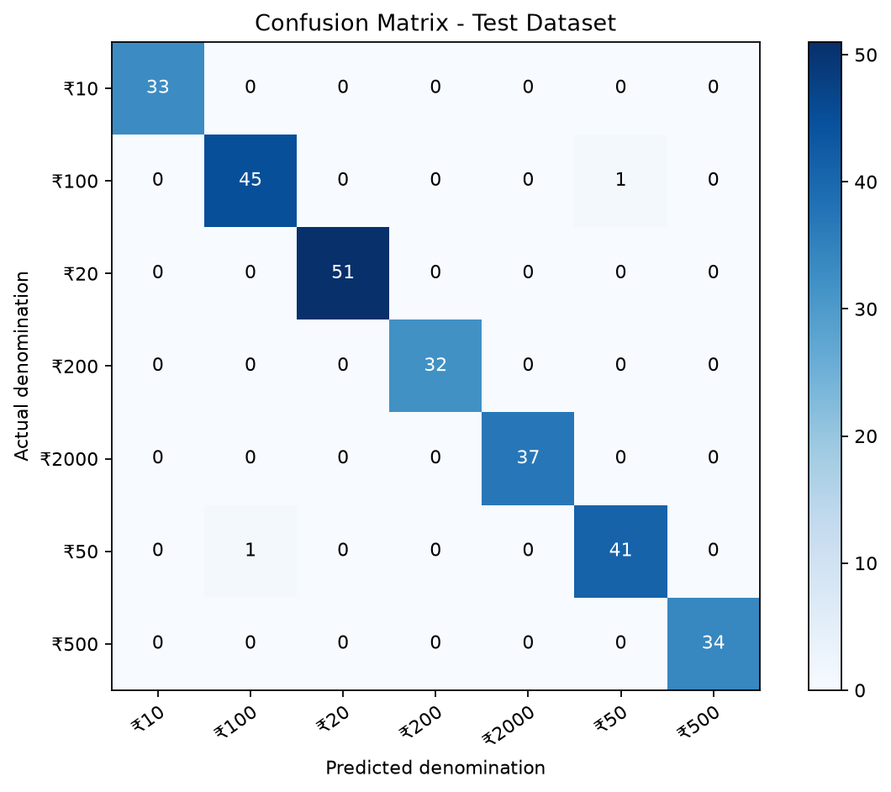
#> input picture models/evaluation/confusion_matrix.png, 891 x 792 px, shrunk from 1060 x 942 before the run
$ python test_image_quality.py ../models/evaluation/confusion_matrix.png   (older library calls are emulated)
#> lines starting #> are read from the running program, lines starting #| are printed output that depends on the picture

from pathlib import Path
import sys

import cv2
import numpy as np

def analyze_image(image_path):
    path = Path(image_path)

    if not path.is_file():
        print("ERROR: Image file not found:", path)
        return

    image = cv2.imread(str(path))
#> image is the input picture: shape (792, 891, 3); mean B, G, R 241, 232.6, 223.1

    if image is None:
        print("ERROR: Image could not be read.")
        return

    height, width = image.shape[:2]
#> height = 792; width = 891
    gray = cv2.cvtColor(image, cv2.COLOR_BGR2GRAY)
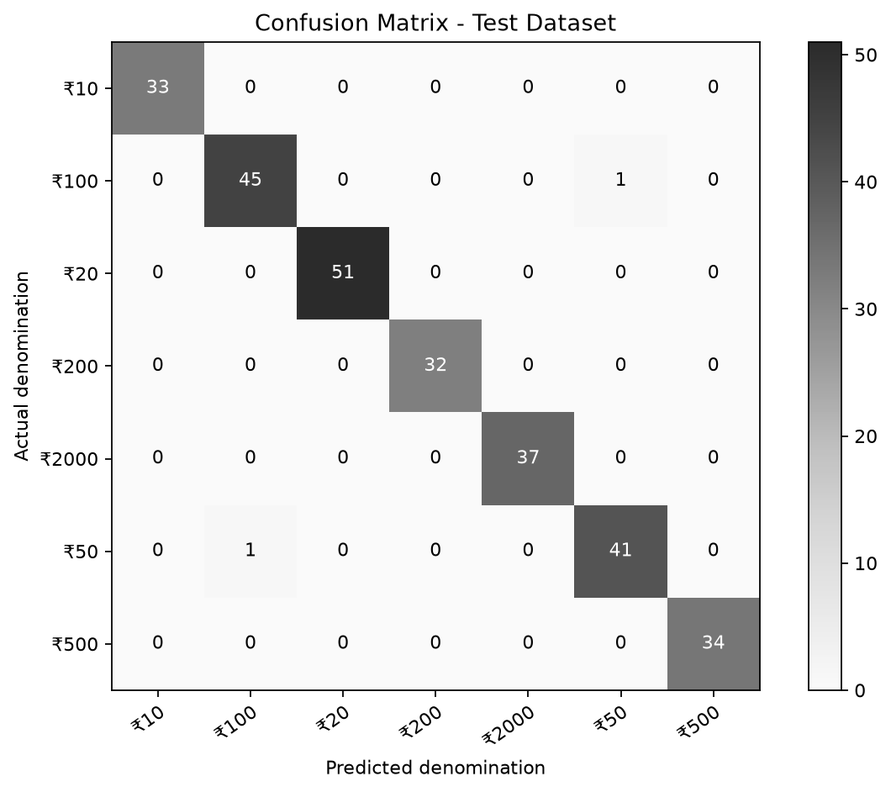
#> gray: shape (792, 891); min 0, max 255, mean 230.6

    brightness = float(np.mean(gray))
#> brightness = 230.6
    sharpness = float(cv2.Laplacian(gray, cv2.CV_64F).var())
#> sharpness = 2370.7

    print("\n===== IMAGE QUALITY REPORT =====")
    print(f"Image: {path.name}")
    print(f"Resolution: {width} x {height}")
#| Resolution: 891 x 792
    print(f"Brightness: {brightness:.2f}/255")
#| Brightness: 230.57/255
    print(f"Sharpness score: {sharpness:.2f}")
#| Sharpness score: 2370.68

    warnings = []

    if min(width, height) < 250:
        warnings.append("Low resolution")

    if brightness < 60:
        warnings.append("Image is dark")
    elif brightness > 220:
        warnings.append("Image may be overexposed")

    if sharpness < 50:
        warnings.append("Image may be blurry")

    if warnings:
        print("\nWarnings:")
        for warning in warnings:
            print("-", warning)
    else:
        print("\nNo basic image-quality warning detected.")

    print("\nNote: Quality scores do not establish genuine/fake status.")

if __name__ == "__main__":
    if len(sys.argv) != 2:
        print('Usage: python src/test_image_quality.py "path/to/image.jpg"')
    else:
        analyze_image(sys.argv[1])
